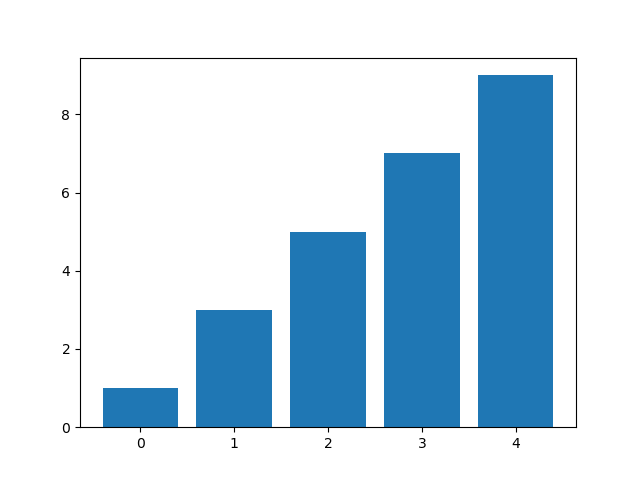

Recreate this plot in Python.
# Author:  Martin McBride
# Created: 2022-03-23
# Copyright (C) 2022, Martin McBride
# License: MIT

import matplotlib.pyplot as plt
import numpy as np

x = np.arange(5)
y = x*2 + 1

plt.bar(x, y)
plt.savefig("barchart.png")
plt.show()
